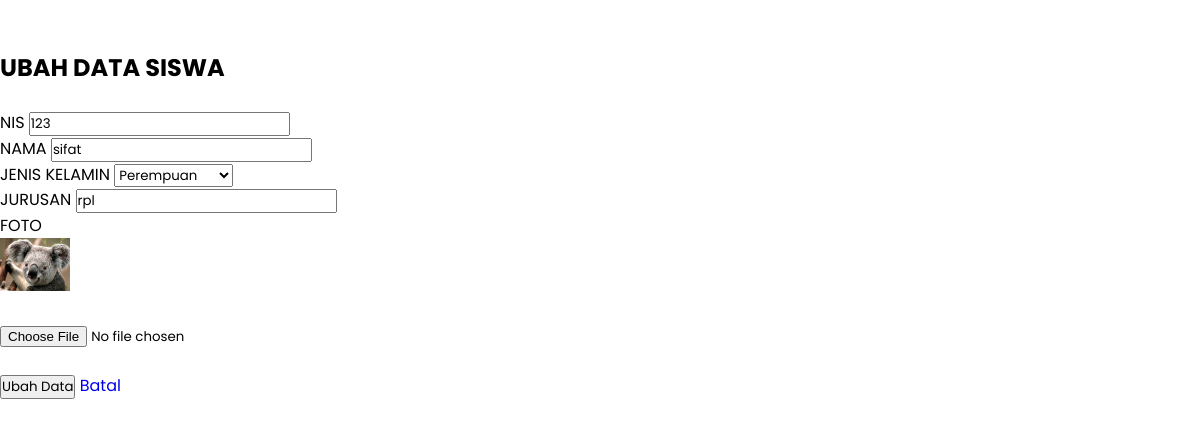
The app's page /petugas/edit.php?kode=123 with its own data.
### tables this page shows
CREATE TABLE `tb_siswa` (
  `nis` varchar(200) NOT NULL,
  `nama` varchar(200) NOT NULL,
  `jekel` enum('Laki-laki','Perempuan') NOT NULL,
  `jurusan` varchar(200) NOT NULL,
  `foto` varchar(1200) NOT NULL
);

### petugas/edit.php (the view, shortened to what this page needs)
<!DOCTYPE html>
<html>
<?php
$koneksi = new mysqli ("localhost","root","","perpustakaan");
if(isset($_GET['kode'])){
	$sql_cek = "SELECT * FROM tb_siswa WHERE nis='".$_GET['kode']."'";
	$query_cek = mysqli_query($koneksi, $sql_cek);
	$data_cek = mysqli_fetch_array($query_cek,MYSQLI_BOTH);
}
?>
<head>
	<link rel="stylesheet" href="style.css">
</head>
<body>
	<div class="container">
		<div class="col-lg-8">
			<div class="page-header">
				<br>
				<br>
				<h2>UBAH DATA SISWA</h2>
			</div>
			<br>
			<form method="POST" enctype="multipart/form-data">
				<div class="form-group">
					<label>NIS</label>
					<input type="text" name="nis" class="form-control" value="<?php echo $data_cek['nis']; ?>"
					 readonly/>
				</div>
				<div class="form-group">
					<label>NAMA</label>
					<input type="text" name="nama" class="form-control" value="<?php echo $data_cek['nama']; ?>"
					/>
				</div>
				<div class="form-group">
					<label>JENIS KELAMIN</label>
					<select name="jekel" id="jekel" class="form-control">
						<?php
							if ($data_cek['jekel'] == "Perempuan") echo "<option value='Perempuan' selected>Perempuan</option>";
							else echo "<option value='Perempuan'>Perempuan</option>";
						?>
					</select>
				</div>
				<div class="form-group">
					<label>JURUSAN</label>
					<input type="text" name="jurusan" class="form-control" value="<?php echo $data_cek['jurusan']; ?>"
					/>
				</div>
				<div class="form-group">
					<label>FOTO</label>
					<br>
					<img src="foto/<?php echo $data_cek['foto']; ?>" width="70px" />
					<br>
					<br>
					<input type="file" name="foto">
				</div>
				<br>
				<div class="form-group">
					<input type="submit" name="Simpan" value="Ubah Data" class="btn btn-primary">
					<a href="index.php" class="btn btn-warning">Batal</a>
				</div>
			</form>
		</div>
	</div>
</body>
</html>

### petugas/style.css (style rules this page uses)
:root { --main-color: #967E76; --color-dark: #000; --text-grey: #000; }
* { padding: 0; margin: 0; box-sizing: border-box; list-style-type: none; text-decoration: none; font-family: 'poppins', sans-serif; }
* { box-sizing: border-box; }
body { font-family: Verdana, sans-serif; }

### records on screen
tb_siswa: nis "123", nama "sifat", jekel "Perempuan", jurusan "rpl", foto (picture)
